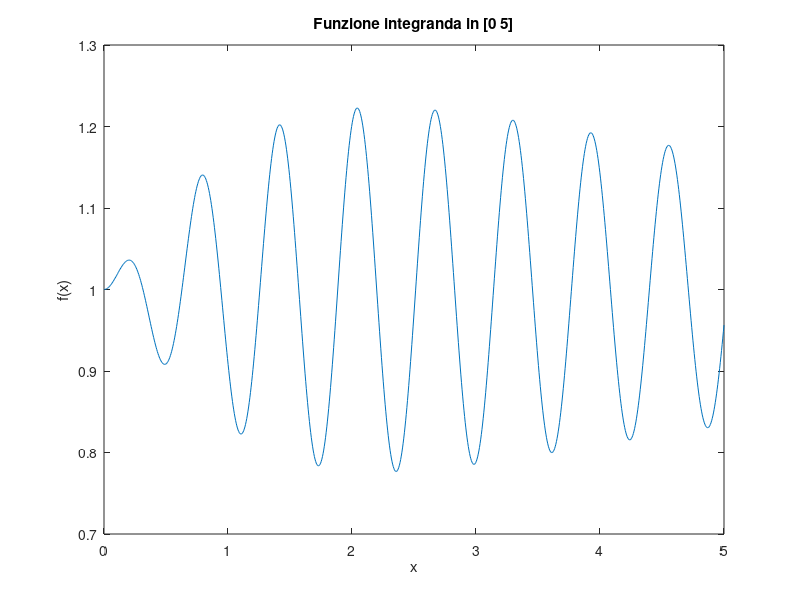

The MATLAB script that drew this image:
%% Grafico della funzione integranda

F = @(x) 1+sin(10.*x).*(x./(x.^2+5));
x = linspace(0, 5, 1000);
plot(x, F(x))
title('Funzione integranda in [0 5]');
xlabel('x');
ylabel('f(x)');